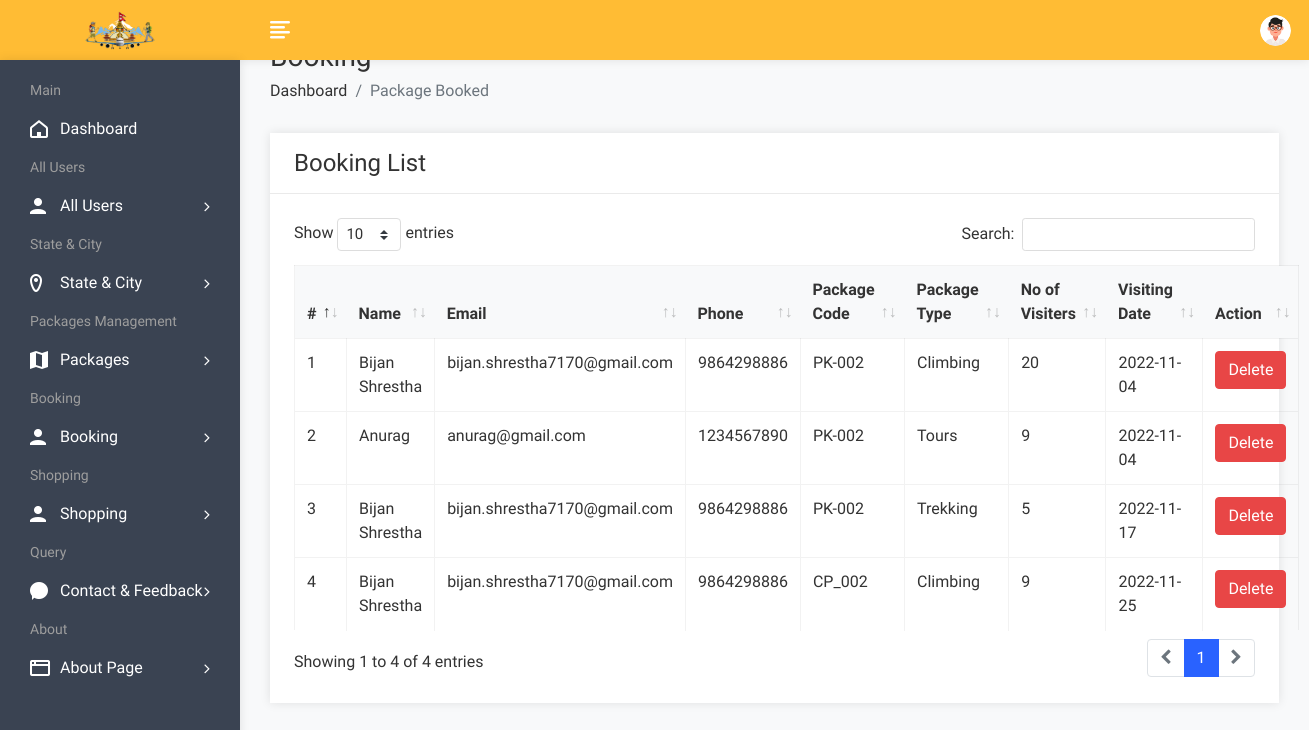
Screenshot of /admin/bookview.php (signed in) with the database file from the repository.
### tables this page shows
CREATE TABLE `book` (
  `id` int(50) NOT NULL,
  `name` varchar(255) NOT NULL,
  `email` varchar(255) NOT NULL,
  `phone` varchar(255) NOT NULL,
  `code` varchar(255) NOT NULL,
  `type` varchar(255) NOT NULL,
  `guest` varchar(255) NOT NULL,
  `visiting_date` date NOT NULL,
  `uid` int(50) NOT NULL
);

### admin/bookview.php (the view, shortened to what this page needs)
<!DOCTYPE html>
<html lang="en">
<head>
    <link rel="stylesheet" href="assets/css/bootstrap.min.css">
    <link rel="stylesheet" href="assets/css/font-awesome.min.css">
    <link rel="stylesheet" href="assets/css/feathericon.min.css">
    <link rel="stylesheet" href="assets/plugins/datatables/dataTables.bootstrap4.min.css">
    <link rel="stylesheet" href="assets/plugins/datatables/responsive.bootstrap4.min.css">
    <link rel="stylesheet" href="assets/plugins/datatables/select.bootstrap4.min.css">
    <link rel="stylesheet" href="assets/plugins/datatables/buttons.bootstrap4.min.css">
    <link rel="stylesheet" href="assets/css/style.css">
</head>
<body>
    <?php include("header.php"); ?>
    <div class="page-wrapper">
        <div class="content container-fluid">
            <div class="page-header">
                <div class="row">
                    <div class="col">
                        <h3 class="page-title">Booking</h3>
                        <ul class="breadcrumb">
                            <li class="breadcrumb-item"><a href="dashboard.php">Dashboard</a></li>
                            <li class="breadcrumb-item active">Package Booked</li>
                        </ul>
                    </div>
                </div>
            </div>
            <div class="row">
                <div class="col-sm-12">
                    <div class="card">
                        <div class="card-header">
                            <h4 class="card-title">Booking List</h4>
                        </div>
                        <div class="card-body">
                            <table id="basic-datatable" class="table table-bordered table-hover">
                                <thead>
                                    <tr>
                                        <th>#</th>
                                        <th>Name</th>
                                        <th>Email</th>
                                        <th>Phone</th>
                                        <th>Package Code</th>
                                        <th>Package Type</th>
                                        <th>No of Visiters</th>
                                        <th>Visiting Date</th>
                                        <th>Action</th>
                                    </tr>
                                </thead>
                                <tbody>
                                    <?php
                                    $query = mysqli_query($con, "select * from book");
                                    $cnt = 1;
                                    while ($row = mysqli_fetch_row($query)) {
                                    ?>
                                    <tr>
                                        <td><?php echo $cnt; ?></td>
                                        <td><?php echo $row['1']; ?></td>
                                        <td><?php echo $row['2']; ?></td>
                                        <td><?php echo $row['3']; ?></td>
                                        <td><?php echo $row['4']; ?></td>
                                        <td><?php echo $row['5']; ?></td>
                                        <td><?php echo $row['6']; ?></td>
                                        <td><?php echo $row['7']; ?></td>
                                        <td><a href="bookdelete.php?id=<?php echo $row['0']; ?>"><button
                                                    class="btn btn-danger">Delete</button></a></td>
                                    </tr>
                                    <?php
                                        $cnt = $cnt + 1;
                                    }
                                    ?>
                                </tbody>
                            </table>
                        </div>
                    </div>
                </div>
            </div>
        </div>
    </div>
</body>
</html>

### rows the page displays
book: name "Bijan Shrestha", email "bijan.shrestha7170@gmail.com", phone "9864298886", code "PK-002", type "Climbing", guest "20", visiting_date "2022-11-04"
book: name "Anurag", email "anurag@gmail.com", phone "1234567890", code "PK-002", type "Tours", guest "9", visiting_date "2022-11-04"
book: name "Bijan Shrestha", email "bijan.shrestha7170@gmail.com", phone "9864298886", code "PK-002", type "Trekking", guest "5", visiting_date "2022-11-17"
book: name "Bijan Shrestha", email "bijan.shrestha7170@gmail.com", phone "9864298886", code "CP_002", type "Climbing", guest "9", visiting_date "2022-11-25"
